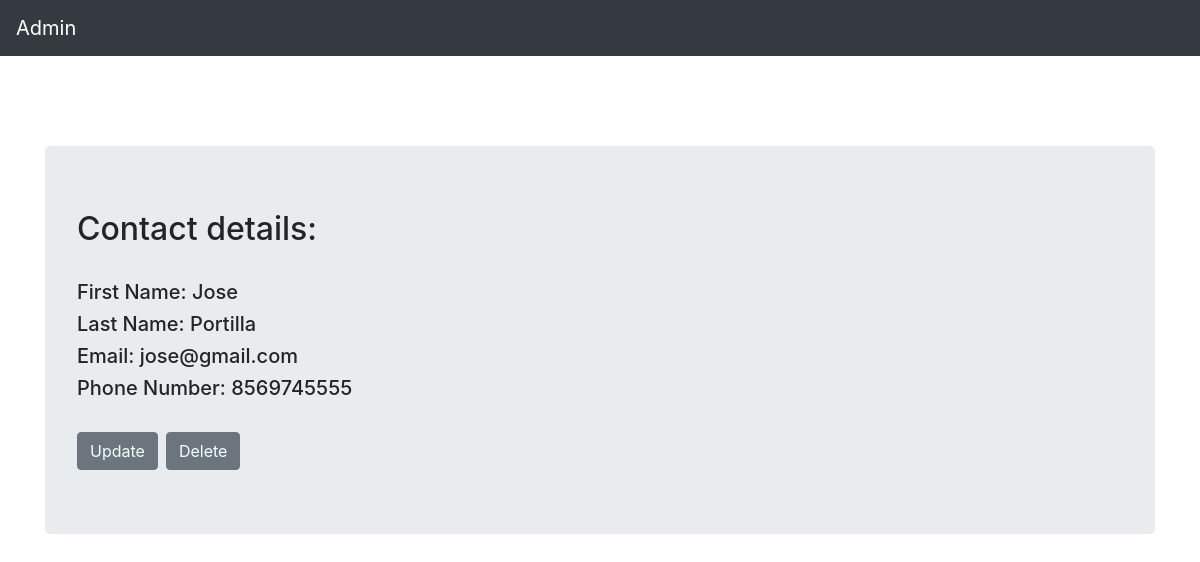
The page /contact_list/9/ on the database as committed earlier.
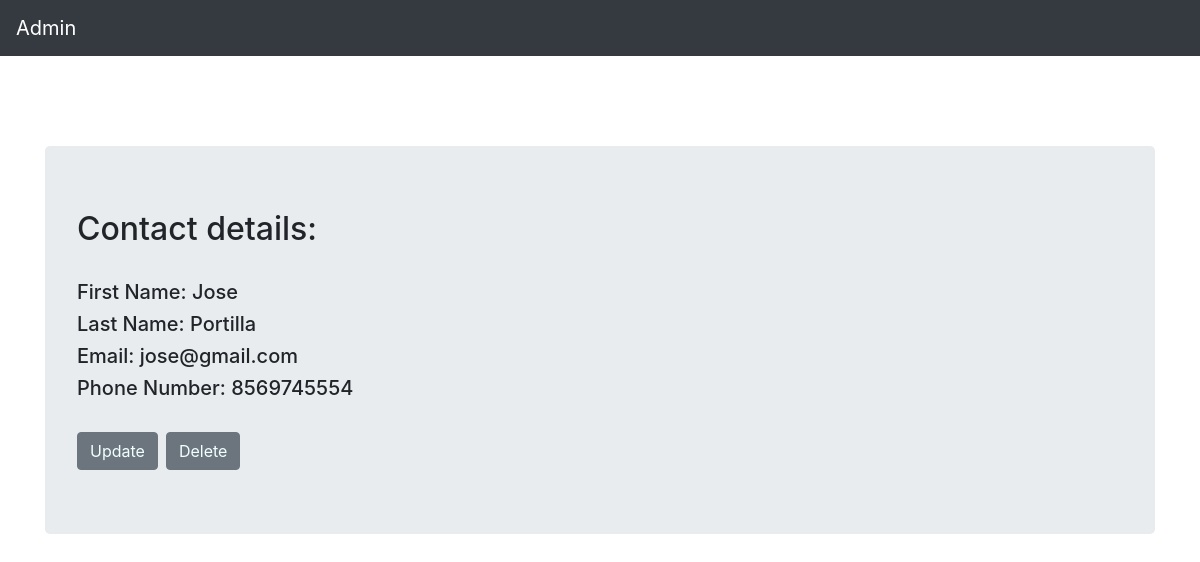
The same page on the database as committed later.
### contactapp/models.py (models this page shows, shortened)
class Person(models.Model):
    first_name = models.CharField(max_length=20)
    last_name = models.CharField(max_length=20)
    email = models.EmailField(max_length=20)
    profile_pic=models.ImageField(upload_to='contact_pic',blank=True)
    phonenumber=models.CharField(max_length=10)

### contactapp/views.py (the view)
# urls.py: path('contact_list/<int:pk>/',views.contact_detail.as_view(),name='contact_detail'),
class contact_detail(DetailView):
    context_object_name = 'contactdetails'
    model = models.Person
    template_name = 'contactapp/contact_detail.html'

### contactapp/templates/contactapp/contact_detail.html
{% extends "contactapp/base.html" %}
    {% block content %}
    <div class="conatiner" style="padding-top: 90px;">
        <div class="jumbotron">
            <h2>Contact details:</h2><br>
            <h5>First Name: {{ contactdetails.first_name }} </h5>
            <h5>Last Name: {{ contactdetails.last_name }}</h5>
            <h5>Email: {{ contactdetails.email }}</h5>
            <h5>Phone Number: {{ contactdetails.phonenumber }}</h5><br>
            <div class="btn-toolbar" role="toolbar" aria-label="Toolbar with button groups">
                <div class="btn-group mr-2" role="group" aria-label="First group">
                  <button type="button" class="btn btn-secondary"><a href={% url 'contactapp:update' pk=contactdetails.pk %} style="color: azure;">Update</a></button>
                </div>
                <div class="btn-group mr-2" role="group" aria-label="Second group">
                  <button type="button" class="btn btn-secondary"><a href={% url 'contactapp:delete' pk=contactdetails.pk %} style="color: azure;">Delete</a></button>
                </div>
              </div>
        </div>
    </div>
    {% endblock %}

### contactapp/templates/contactapp/base.html (shortened to what this page needs)
<!DOCTYPE html>
<html>
<head>
    <link rel="stylesheet" href="https://stackpath.bootstrapcdn.com/bootstrap/4.5.0/css/bootstrap.min.css">
</head>
<body>
    <nav class="navbar navbar-expand-lg navbar-dark bg-dark ">
        <a class="navbar-brand" href={% url 'admin:index' %}>Admin</a>
    </nav>
    <div class="container">
    {% block content %}
    {% endblock %}
    </div>
</body>
</html>

Rows that differ between the two databases and show on the page:
changed Person "Jose": phonenumber "8569745555" → "8569745554"
